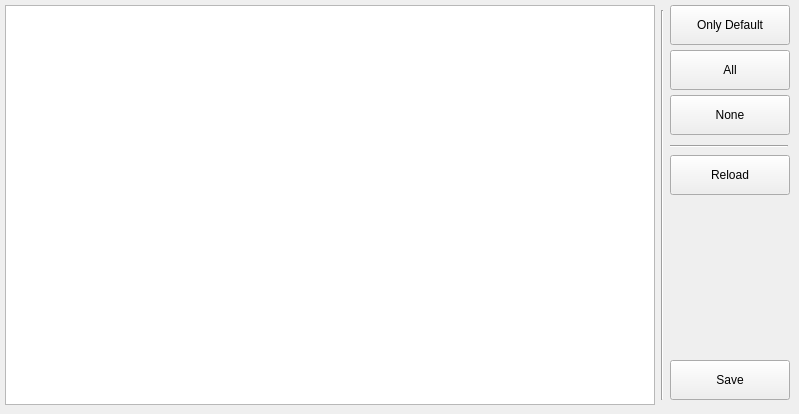
      <widget class="QWidget" name="tab_addons">
       <attribute name="icon">
        <iconset resource="../images/images.qrc">
         <normaloff>:/bricks.png</normaloff>:/bricks.png</iconset>
       </attribute>
       <attribute name="title">
        <string>Add-ons</string>
       </attribute>
       <widget class="QListView" name="addonsView">
        <property name="geometry">
         <rect>
          <x>5</x>
          <y>5</y>
          <width>650</width>
          <height>400</height>
         </rect>
        </property>
        <property name="alternatingRowColors">
         <bool>true</bool>
        </property>
       </widget>
       <widget class="QPushButton" name="addonsDefault">
        <property name="geometry">
         <rect>
          <x>670</x>
          <y>5</y>
          <width>120</width>
          <height>40</height>
         </rect>
        </property>
        <property name="text">
         <string>Only Default</string>
        </property>
       </widget>
       <widget class="QPushButton" name="addonsAll">
        <property name="geometry">
         <rect>
          <x>670</x>
          <y>50</y>
          <width>120</width>
          <height>40</height>
         </rect>
        </property>
        <property name="text">
         <string>All</string>
        </property>
       </widget>
       <widget class="QPushButton" name="addonsNone">
        <property name="geometry">
         <rect>
          <x>670</x>
          <y>95</y>
          <width>120</width>
          <height>40</height>
         </rect>
        </property>
        <property name="text">
         <string>None</string>
        </property>
       </widget>
       <widget class="Line" name="line_2">
        <property name="geometry">
         <rect>
          <x>660</x>
          <y>10</y>
          <width>5</width>
          <height>390</height>
         </rect>
        </property>
        <property name="orientation">
         <enum>Qt::Vertical</enum>
        </property>
       </widget>
       <widget class="Line" name="line_3">
        <property name="geometry">
         <rect>
          <x>670</x>
          <y>145</y>
          <width>118</width>
          <height>3</height>
         </rect>
        </property>
        <property name="orientation">
         <enum>Qt::Horizontal</enum>
        </property>
       </widget>
       <widget class="QPushButton" name="addonsSave">
        <property name="geometry">
         <rect>
          <x>670</x>
          <y>360</y>
          <width>120</width>
          <height>40</height>
         </rect>
        </property>
        <property name="text">
         <string>Save</string>
        </property>
       </widget>
       <widget class="QPushButton" name="addonsReload">
        <property name="geometry">
         <rect>
          <x>670</x>
          <y>155</y>
          <width>120</width>
          <height>40</height>
         </rect>
        </property>
        <property name="text">
         <string>Reload</string>
        </property>
       </widget>
      </widget>
